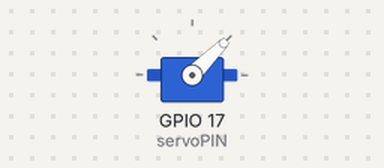
A program run on a simulated Raspberry Pi (BCM pin numbers). Shown: servo. Servo angles are drawn from the pulse width (0.5 ms = 0°, 2.5 ms = 180°). At 0.6 s the program stops and its outputs stay as they are.

Above: at 0.5 s.
Timing chart, 0 to 2.0 s (numbered marks = the images above):
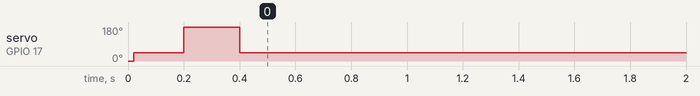

Measured:
- by itself, servo on GPIO 17 (servoPIN): 0° → 45° at 0.02 s, → 180° 0.18 s later, → 45° 0.20 s later

The program:

servo1.py
```python
#SERVO MENARIK
#IMPOR LIBRARY GPIO
import RPi.GPIO as GPIO
#IMPORT WAKTU
import time
#PIN GPIO YANG DIPAKAI
servoPIN = 17
GPIO.setmode(GPIO.BCM)
GPIO.setup(servoPIN, GPIO.OUT)

p = GPIO.PWM(servoPIN, 50) # GPIO 17 for PWM with 50Hz
p.start(2.5) # Initialization
for i in range(0,1):
	p.ChangeDutyCycle(5)
	time.sleep(0.2)
	p.ChangeDutyCycle(12.5)
	time.sleep(0.2)
	p.ChangeDutyCycle(5)
	time.sleep(0.2)
p.stop()
GPIO.cleanup()
```
